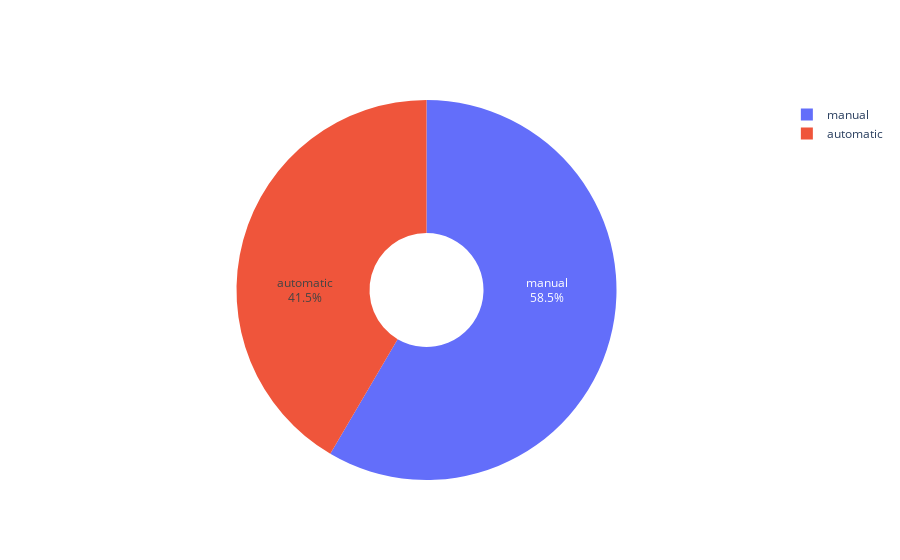

Notebook source saved alongside this figure:
### Code cell
# Distribution of transmission
data_pie = df['transmission'].value_counts()

fig = go.Figure(data=[go.Pie(labels=data_pie.index, values=data_pie.tolist(), textinfo='label+percent',insidetextorientation='radial')])

fig.update_traces(hole=.3, hoverinfo="label+percent+name")

### Figure 1 — Plotly figure (JSON) as saved in the notebook; plotly's stock layout.template omitted (floating-point values rounded to 4 significant figures)
{"data": [{"hole": 0.3, "hoverinfo": "label+percent+name", "insidetextorientation": "radial", "labels": ["manual", "automatic"], "textinfo": "label+percent", "type": "pie", "values": [709, 504]}], "layout": {}}
